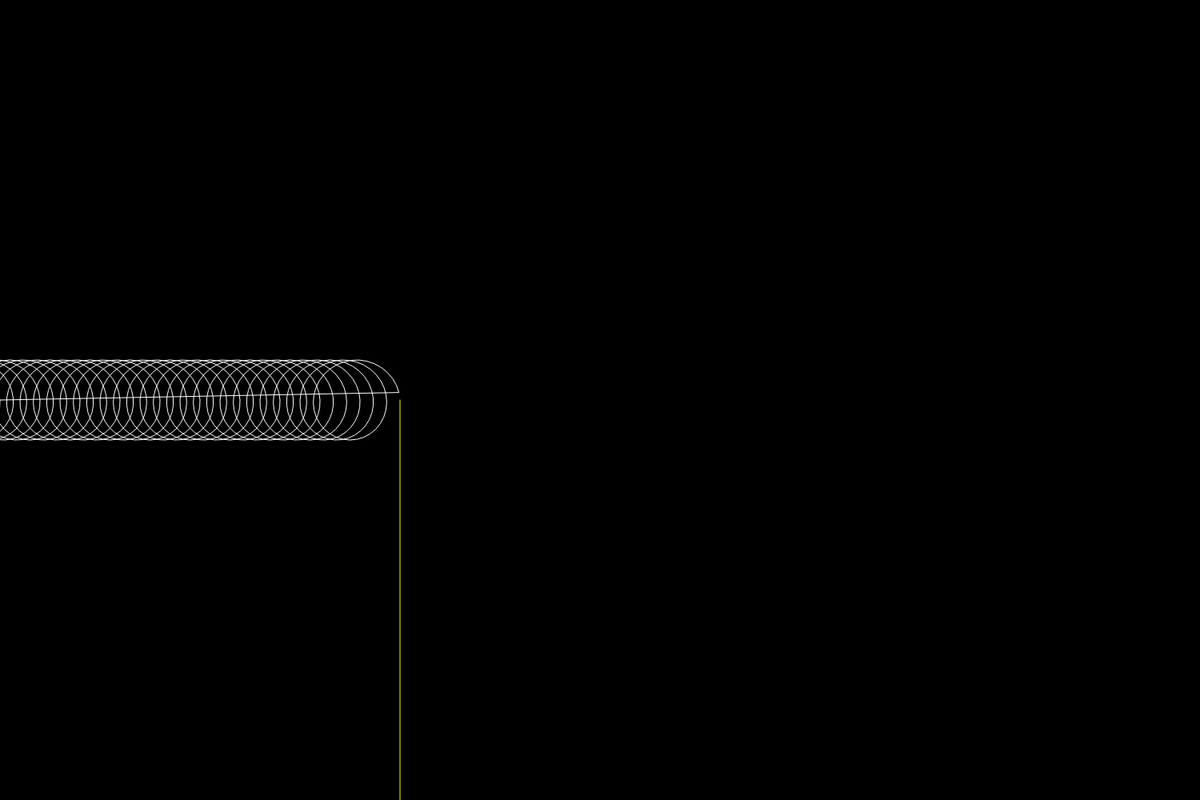
Frame 1 (no input)
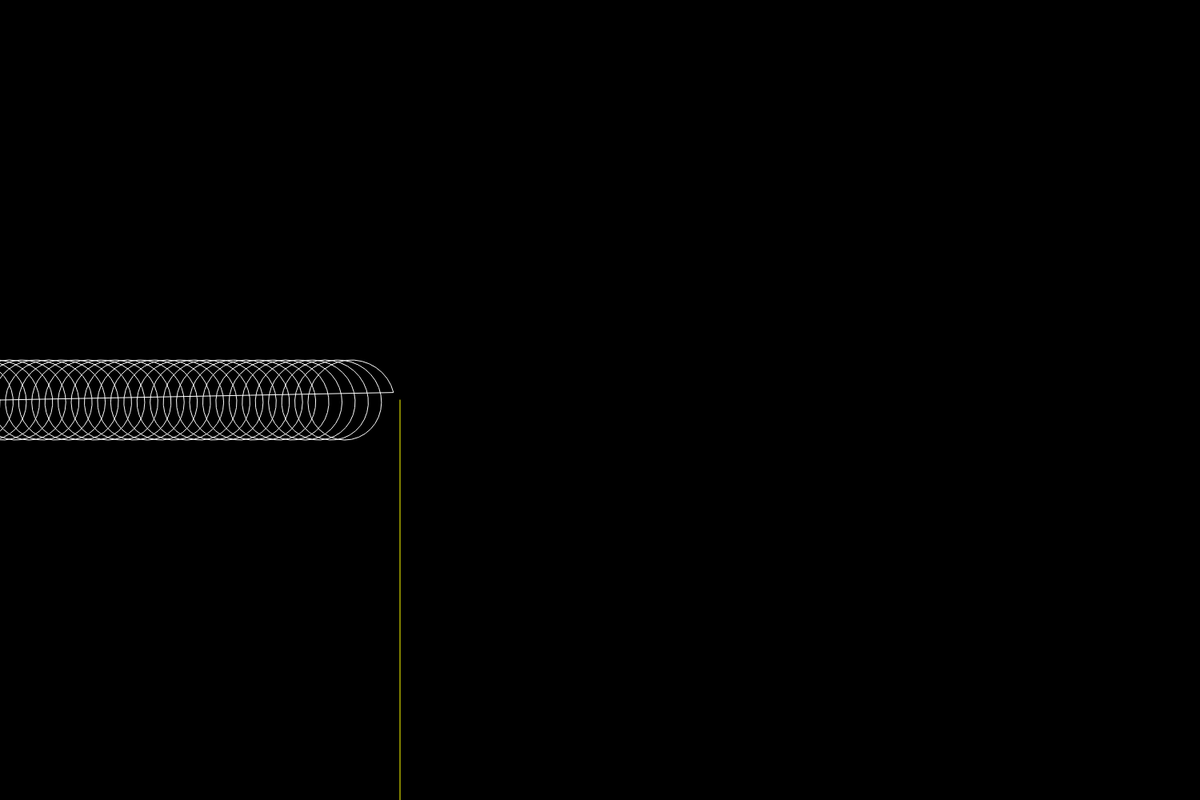
Frame 60 (no input)
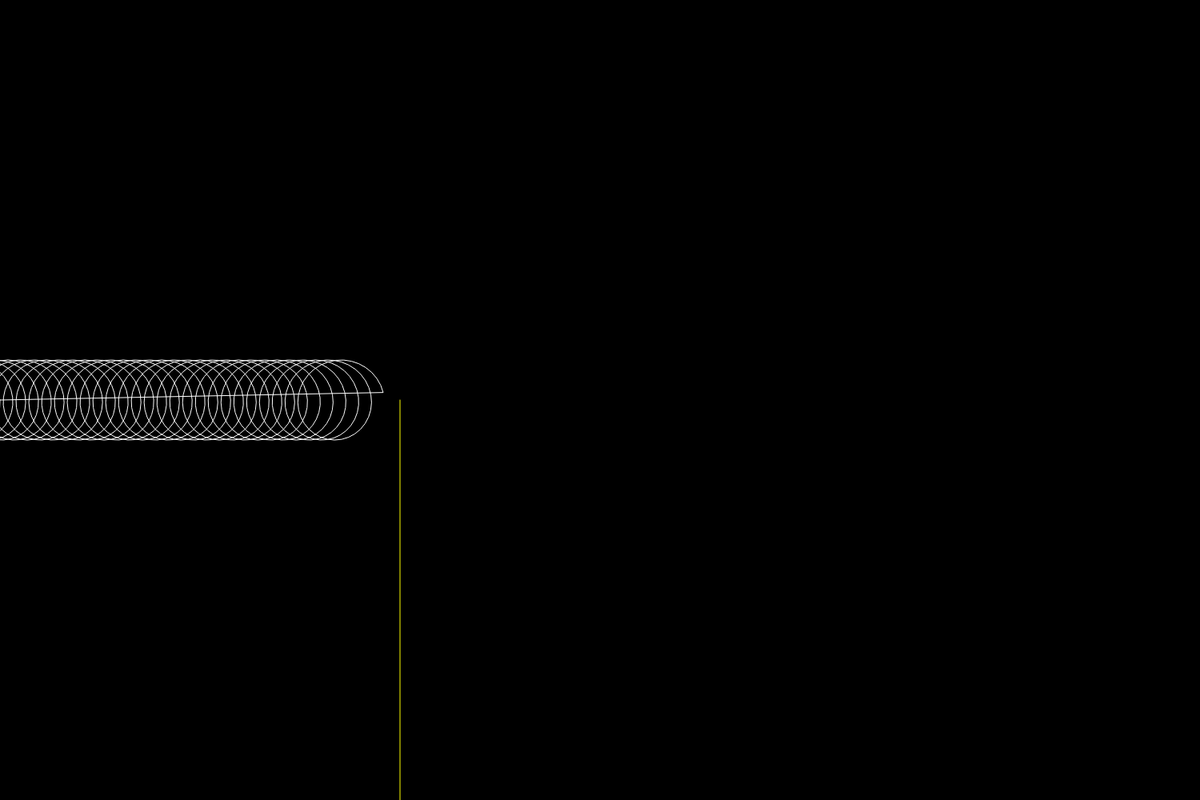
Frame 120 (the mouse pressed at the canvas centre since frame 60)

The p5.js sketch that drew these frames (run headless with seeded random() and noise() and a simulated clock; from frame 60 on, the mouse is pressed at the canvas centre):

// p5.js sketch
// ── sketch.js
var s,displacement,time=0;
function setup(){
    createCanvas(1500,1000);
frameRate(30);
s=new Spring(0,0,50,500,30);
}
function draw(){
background(0);
translate(0,height/2);
stroke(255);
s.show();
s.update();


}
class Spring{
    constructor(x,y,radius,zero,winds){
        this.x=x;
        this.y=y;
        this.radius=radius;
        this.detail=1000;
        this.zero=zero;
        this.displacement=0;
        this.time=0;
        this.winds=winds;
    }
    show(){
        var pointOnCircle ={
x:0,
y:0
        };
        stroke(255,255,0);
        line(this.zero, 0, this.zero, height);
        
        stroke(255,255,255);
        beginShape();
        noFill();
        var x=0;
        for (let i = 0; i < PI*2*this.winds;i+=PI*2*this.winds/this.detail) {
            pointOnCircle.x=x+this.x+this.radius*cos(i)-this.radius;
            pointOnCircle.y=this.y+this.radius*sin(i);
         vertex(pointOnCircle.x,pointOnCircle.y);   
         x+=((this.displacement+this.zero)/this.detail);

        }
        endShape(CLOSE);
    }
    update(){
        this.time+=0.5;
        this.displacement=20*cos(this.time);
    }
}
